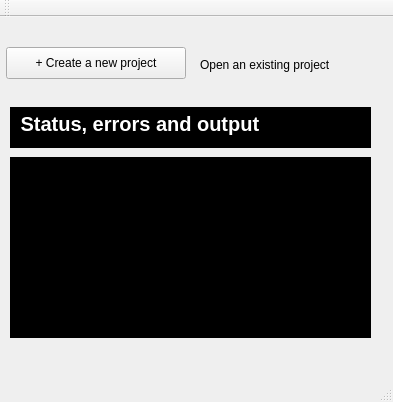
<?xml version="1.0" encoding="UTF-8"?>
<ui version="4.0">
 <class>MainWindow</class>
 <widget class="QMainWindow" name="MainWindow">
  <property name="geometry">
   <rect>
    <x>0</x>
    <y>0</y>
    <width>393</width>
    <height>402</height>
   </rect>
  </property>
  <property name="windowTitle">
   <string>MainWindow</string>
  </property>
  <widget class="QWidget" name="centralWidget">
   <widget class="QLabel" name="waitField">
    <property name="geometry">
     <rect>
      <x>172</x>
      <y>12</y>
      <width>16</width>
      <height>16</height>
     </rect>
    </property>
    <property name="text">
     <string/>
    </property>
   </widget>
   <widget class="QPushButton" name="newProject">
    <property name="geometry">
     <rect>
      <x>6</x>
      <y>30</y>
      <width>180</width>
      <height>32</height>
     </rect>
    </property>
    <property name="text">
     <string>+ Create a new project</string>
    </property>
   </widget>
   <widget class="QLabel" name="label_2">
    <property name="geometry">
     <rect>
      <x>200</x>
      <y>40</y>
      <width>161</width>
      <height>16</height>
     </rect>
    </property>
    <property name="text">
     <string>Open an existing project</string>
    </property>
   </widget>
   <widget class="QTextEdit" name="textEdit_2">
    <property name="enabled">
     <bool>false</bool>
    </property>
    <property name="geometry">
     <rect>
      <x>10</x>
      <y>90</y>
      <width>361</width>
      <height>41</height>
     </rect>
    </property>
    <property name="styleSheet">
     <string notr="true">font-size: 17px;
color: white;
background-color:black;</string>
    </property>
    <property name="verticalScrollBarPolicy">
     <enum>Qt::ScrollBarAlwaysOff</enum>
    </property>
    <property name="html">
     <string>&lt;!DOCTYPE HTML PUBLIC &quot;-//W3C//DTD HTML 4.0//EN&quot; &quot;http://www.w3.org/TR/REC-html40/strict.dtd&quot;&gt;
&lt;html&gt;&lt;head&gt;&lt;meta name=&quot;qrichtext&quot; content=&quot;1&quot; /&gt;&lt;style type=&quot;text/css&quot;&gt;
p, li { white-space: pre-wrap; }
&lt;/style&gt;&lt;/head&gt;&lt;body style=&quot; font-family:'.SF NS Text'; font-size:17px; font-weight:400; font-style:normal;&quot;&gt;
&lt;h3 style=&quot; margin-top:14px; margin-bottom:12px; margin-left:0px; margin-right:0px; -qt-block-indent:0; text-indent:0px;&quot;&gt;&lt;span style=&quot; font-size:13pt; font-weight:600;&quot;&gt; Status, errors and output &lt;/span&gt;&lt;/h3&gt;
&lt;p style=&quot;-qt-paragraph-type:empty; margin-top:0px; margin-bottom:0px; margin-left:0px; margin-right:0px; -qt-block-indent:0; text-indent:0px; font-size:13pt;&quot;&gt;&lt;br /&gt;&lt;/p&gt;&lt;/body&gt;&lt;/html&gt;</string>
    </property>
   </widget>
   <widget class="QTextEdit" name="statusField">
    <property name="enabled">
     <bool>true</bool>
    </property>
    <property name="geometry">
     <rect>
      <x>10</x>
      <y>140</y>
      <width>361</width>
      <height>181</height>
     </rect>
    </property>
    <property name="styleSheet">
     <string notr="true">background-color:black;
color:white;</string>
    </property>
   </widget>
   <widget class="QWidget" name="layoutWidget">
    <property name="geometry">
     <rect>
      <x>200</x>
      <y>60</y>
      <width>161</width>
      <height>16</height>
     </rect>
    </property>
    <layout class="QGridLayout" name="projectLayout"/>
   </widget>
   <widget class="QWidget" name="verticalLayoutWidget">
    <property name="geometry">
     <rect>
      <x>0</x>
      <y>0</y>
      <width>411</width>
      <height>31</height>
     </rect>
    </property>
    <layout class="QVBoxLayout" name="header_layout"/>
   </widget>
  </widget>
  <widget class="QMenuBar" name="menuBar">
   <property name="geometry">
    <rect>
     <x>0</x>
     <y>0</y>
     <width>393</width>
     <height>22</height>
    </rect>
   </property>
  </widget>
  <widget class="QToolBar" name="mainToolBar">
   <attribute name="toolBarArea">
    <enum>TopToolBarArea</enum>
   </attribute>
   <attribute name="toolBarBreak">
    <bool>false</bool>
   </attribute>
  </widget>
  <widget class="QStatusBar" name="statusBar"/>
 </widget>
 <layoutdefault spacing="6" margin="11"/>
 <resources/>
 <connections/>
</ui>
